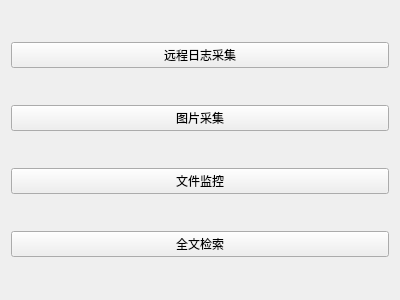
<?xml version="1.0" encoding="UTF-8"?>
<ui version="4.0">
 <class>meun</class>
 <widget class="QWidget" name="meun">
  <property name="geometry">
   <rect>
    <x>0</x>
    <y>0</y>
    <width>400</width>
    <height>300</height>
   </rect>
  </property>
  <property name="windowTitle">
   <string>菜单栏</string>
  </property>
  <layout class="QVBoxLayout" name="verticalLayout">
   <item>
    <widget class="QPushButton" name="ssh_spider">
     <property name="text">
      <string>远程日志采集</string>
     </property>
    </widget>
   </item>
   <item>
    <widget class="QPushButton" name="web_spider">
     <property name="text">
      <string>图片采集</string>
     </property>
    </widget>
   </item>
   <item>
    <widget class="QPushButton" name="monitor_spider">
     <property name="text">
      <string>文件监控</string>
     </property>
     <property name="autoDefault">
      <bool>false</bool>
     </property>
    </widget>
   </item>
   <item>
    <widget class="QPushButton" name="search_spider">
     <property name="text">
      <string>全文检索</string>
     </property>
    </widget>
   </item>
  </layout>
 </widget>
 <resources/>
 <connections>
  <connection>
   <sender>ssh_spider</sender>
   <signal>clicked()</signal>
   <receiver>meun</receiver>
   <slot>start_ssh_spider()</slot>
   <hints>
    <hint type="sourcelabel">
     <x>173</x>
     <y>59</y>
    </hint>
    <hint type="destinationlabel">
     <x>229</x>
     <y>-112</y>
    </hint>
   </hints>
  </connection>
  <connection>
   <sender>web_spider</sender>
   <signal>clicked()</signal>
   <receiver>meun</receiver>
   <slot>start_web_spider()</slot>
   <hints>
    <hint type="sourcelabel">
     <x>221</x>
     <y>130</y>
    </hint>
    <hint type="destinationlabel">
     <x>262</x>
     <y>-74</y>
    </hint>
   </hints>
  </connection>
  <connection>
   <sender>monitor_spider</sender>
   <signal>clicked()</signal>
   <receiver>meun</receiver>
   <slot>start_monitor_spider()</slot>
   <hints>
    <hint type="sourcelabel">
     <x>260</x>
     <y>175</y>
    </hint>
    <hint type="destinationlabel">
     <x>246</x>
     <y>-90</y>
    </hint>
   </hints>
  </connection>
  <connection>
   <sender>search_spider</sender>
   <signal>clicked()</signal>
   <receiver>meun</receiver>
   <slot>start_search_spider()</slot>
   <hints>
    <hint type="sourcelabel">
     <x>293</x>
     <y>253</y>
    </hint>
    <hint type="destinationlabel">
     <x>288</x>
     <y>-25</y>
    </hint>
   </hints>
  </connection>
 </connections>
 <slots>
  <slot>start_ssh_spider()</slot>
  <slot>start_web_spider()</slot>
  <slot>start_monitor_spider()</slot>
  <slot>start_search_spider()</slot>
 </slots>
</ui>
